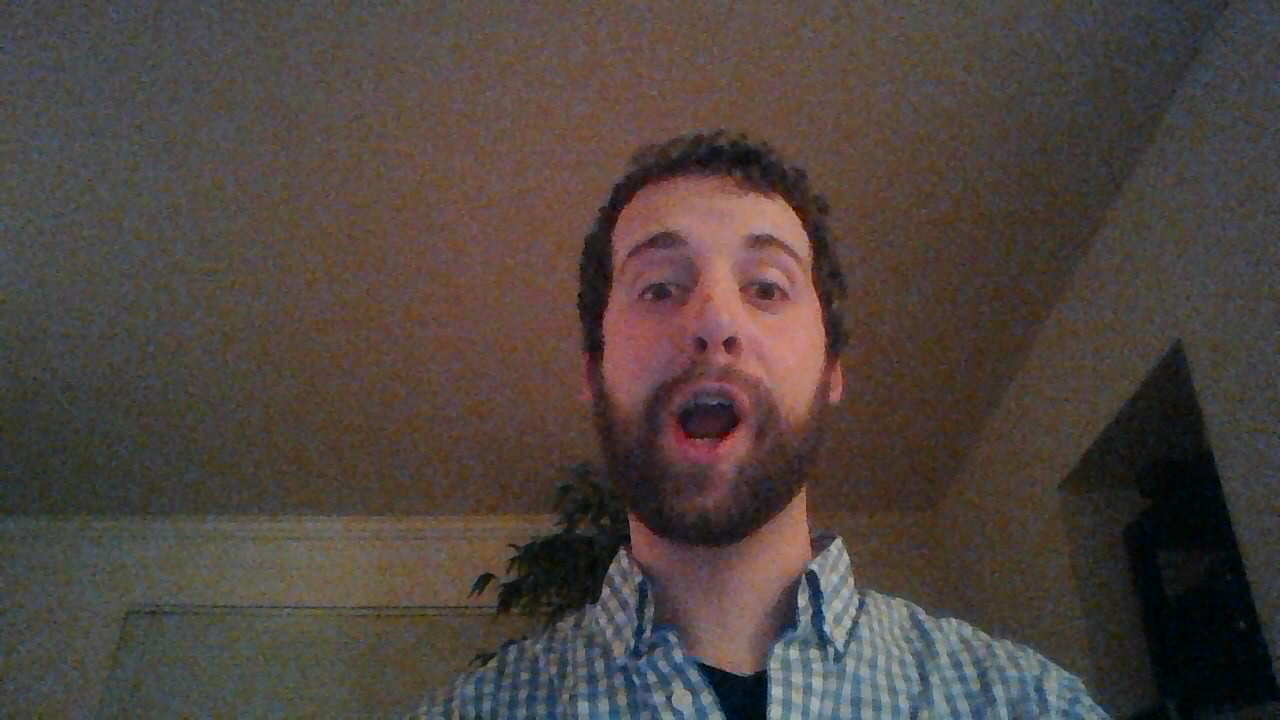
//> input picture StabProto/backups/3-23-2015/test (copy).jpg, 1280 x 720 px, given in place of the camera
$ ./sobel-gradients   (built with g++ and OpenCV 4)
//> lines starting //> are read from the running program, lines starting //| are printed output that depends on the picture; after the words box and inside, x2 and y2 are one past the last pixel; in counts of white or black regions, pixels touching at a corner belong together
#include <opencv2/highgui/highgui.hpp>
#include <opencv2/imgproc/imgproc.hpp>
#include <iostream>

using namespace cv;
using namespace std;

int main() {
  // opens video capture - in this case, 0 represents default webcam
  VideoCapture capture(0);

  if(!capture.isOpened()) {
    cout << "Cannot open default camera. Exiting..." << endl;
    exit(0);
  }

  Mat testframe;
  bool tSuccess = capture.read(testframe);
//> testframe is the input picture: 720 rows x 1280 cols, CV_8UC3; mean B, G, R 63.7, 68.4, 78.9
  if(!tSuccess) {
    cout << "Cannot grab test frame from capture." << endl;
    exit(0);
  }

  Mat ang_mat = Mat::zeros(testframe.rows, testframe.cols, CV_32F);
  Mat mag_mat = Mat::zeros(testframe.rows, testframe.cols, CV_32F);
  Mat prev_ang_mat = ang_mat;
  Mat prev_mag_mat = mag_mat;
  Scalar ang_mean;
  Scalar mag_mean;
  Scalar prev_ang_mean;
  Scalar prev_mag_mean;
  Scalar mag_diff;
  Scalar ang_diff;

  Mat gradient, gradX, gradY;
  Mat prev_gradient, prev_gradX, prev_gradY;
  Mat diff_grad;
  Mat abs_gradX, abs_gradY;

  while(1) {
    Mat frame, frame_bw;

    // read the capture into a frame
    bool rSuccess = capture.read(frame);
    if(!rSuccess) {
      cout << "Cannot grab frame from capture." << endl;
      break;
    }

    int scale = 1;
    int delta = 0;
    int ddepth = CV_32F;

    // cvt to grayscale
    cvtColor(frame, frame_bw, CV_RGB2GRAY);

    prev_ang_mat = ang_mat;
    prev_mag_mat = mag_mat;

    prev_ang_mean = ang_mean;
    prev_mag_mean = mag_mean;

    prev_gradX = gradX;
    prev_gradY = gradY;
    prev_gradient = gradient;

    // Sobel operators - X & Y
    Sobel(frame_bw, gradX, ddepth, 1, 0, 3, scale, delta, BORDER_DEFAULT);
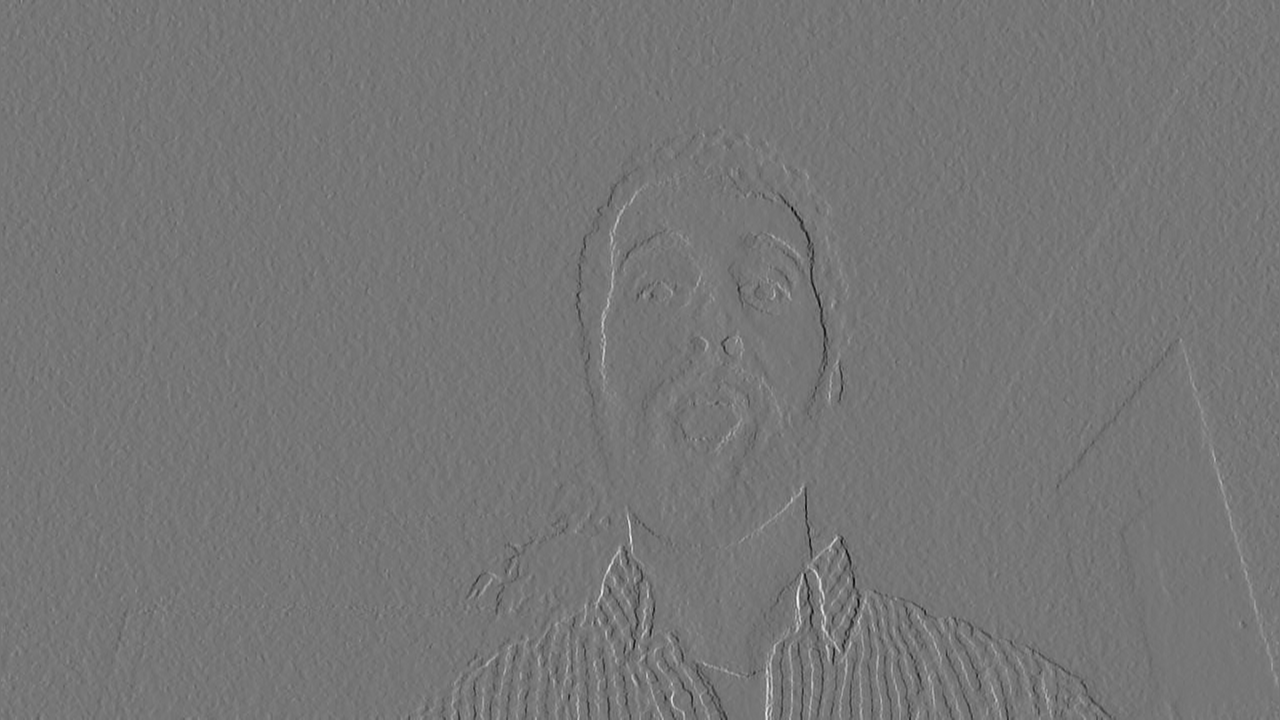
//> gradX: 720 rows x 1280 cols, CV_32FC1; min -418, max 481, mean 0; drawn with min black and max white
    Sobel(frame_bw, gradY, ddepth, 0, 1, 3, scale, delta, BORDER_DEFAULT);
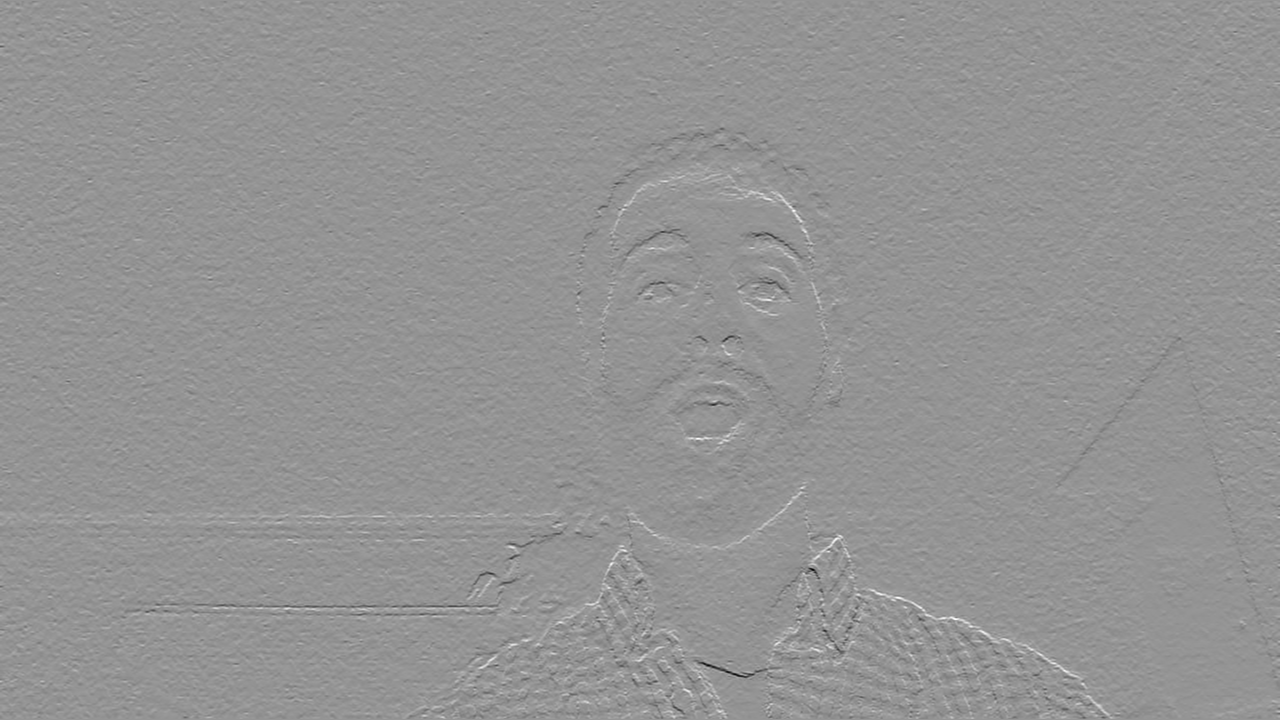
//> gradY: 720 rows x 1280 cols, CV_32FC1; min -423, max 305, mean 0.1; drawn with min black and max white

    convertScaleAbs(gradX, abs_gradX);
    convertScaleAbs(gradY, abs_gradY);
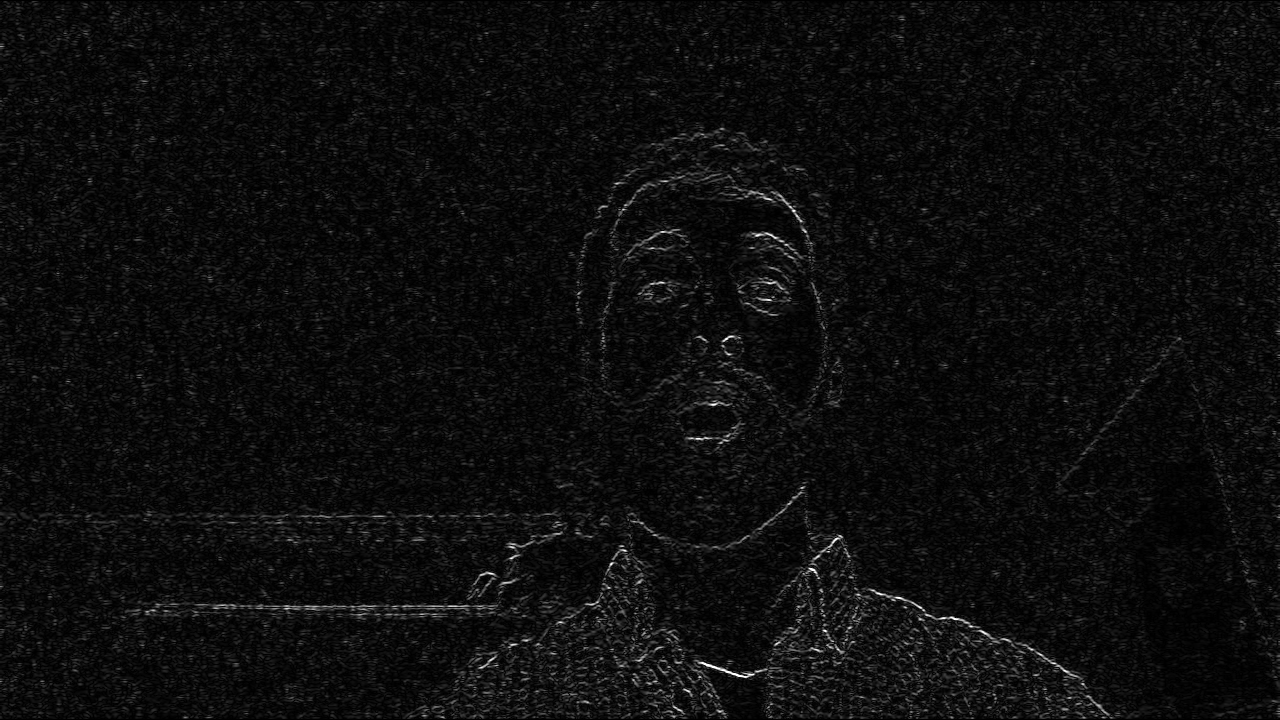
//> abs_gradY: 720 rows x 1280 cols, CV_8UC1; min 0, max 255, mean 13.1

    addWeighted(abs_gradX, 0.5, abs_gradY, 0.5, 0, gradient);

    // DIFF
    //absdiff(prev_gradient, gradient, diff_grad);
    //diff_grad = gradient - prev_gradient;

    // PHASE
    phase(gradX, gradY, ang_mat, true);
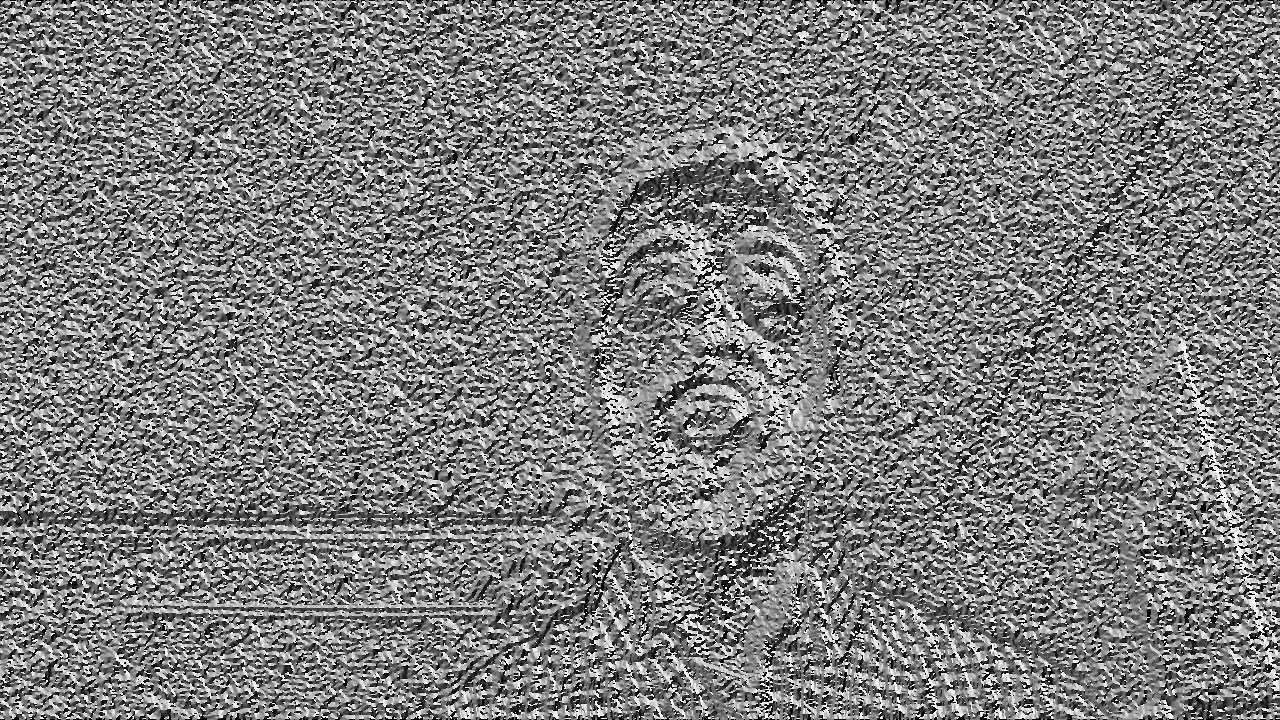
//> ang_mat: 720 rows x 1280 cols, CV_32FC1; min 0, max 359.8, mean 177.5; drawn with min black and max white
    ang_mean = mean(ang_mat);
//> ang_mean = Scalar(177.5)
    // MAGNITUDE
    magnitude(gradX, gradY, mag_mat);
    mag_mean = mean(mag_mat);
//> mag_mean = Scalar(20.89)

    // PHASE and MAG DIFF
    ang_diff = prev_ang_mean - ang_mean;
//> ang_diff = Scalar(-177.5)
    mag_diff = prev_mag_mean - mag_mean;
//> mag_diff = Scalar(-20.89)

    cout << "Gradient Direction: " << ang_diff[0] << "\t"
         << "Gradient Magnitude: " << mag_diff[0] << "\r";
//| Gradient Direction: -177.499	Gradient Magnitude: -20.8889
    cout << flush;

    Point center = Point(frame.cols/2, frame.rows/2);
//> center = Point(640, 360)
    Point dest_point = Point(cos(ang_mean[0])*mag_mean[0], sin(ang_mean[0])*mag_mean[0]);
//> dest_point = Point(0, 20)
    //Point dest_point = Point(cos(ang_diff[0])*mag_diff[0], sin(ang_diff[0])*mag_diff[0]);
    line(frame, center, ((50*dest_point)+center), Scalar(0, 255, 255));
//> frame: 720 rows x 1280 cols, CV_8UC3; 360 pixels changed, all inside (x1, y1, x2, y2) = (640, 360, 641, 720)

    // display the current frame
    imshow("frame", frame);

    if(waitKey(30) >= 0) break;
//> the Esc key is pressed
  }
  return 0;
}

$ run again, on StabProto/backups/3-23-2015/test.jpg
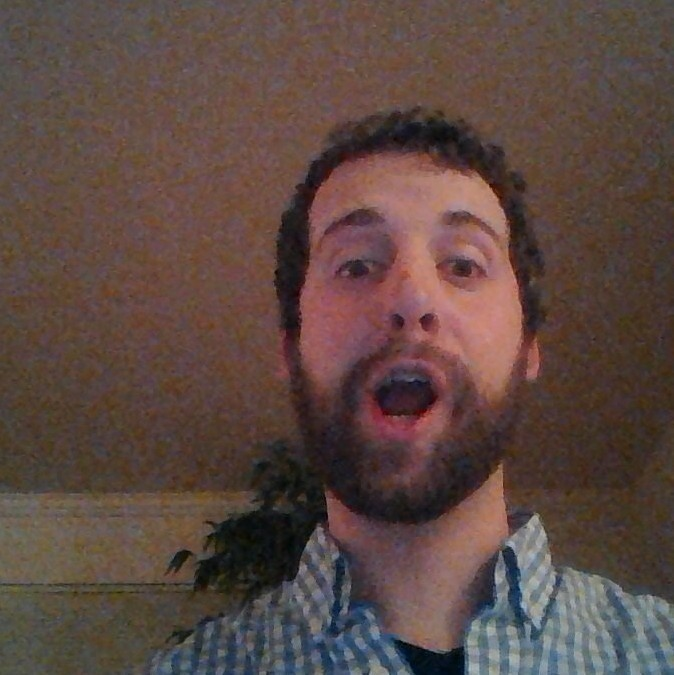
//> input picture StabProto/backups/3-23-2015/test.jpg, 674 x 675 px, given in place of the camera
//> testframe is the input picture: 675 rows x 674 cols, CV_8UC3; mean B, G, R 66.6, 72.6, 92.3
//> `phase(gradX, gradY, ang_mat, true);`:
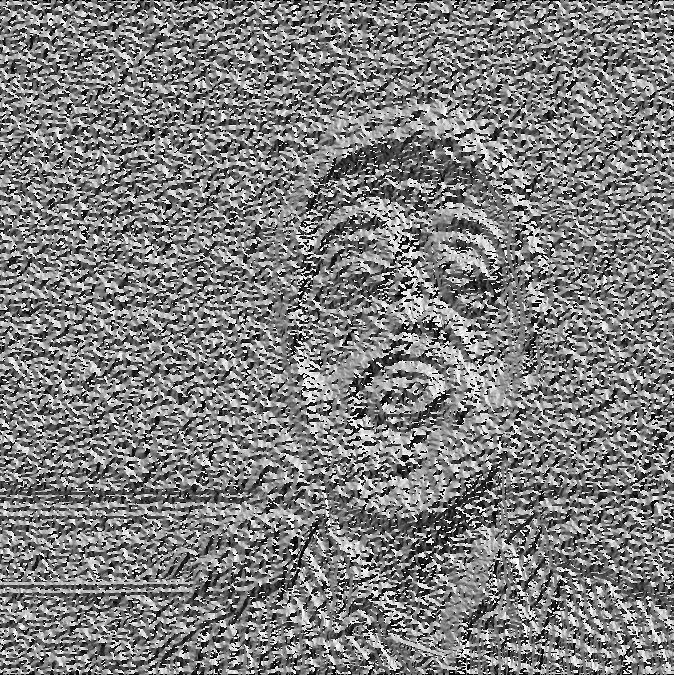
//> ang_mat: 675 rows x 674 cols, CV_32FC1; min 0, max 359.9, mean 177.9; drawn with min black and max white
//> ang_mean = Scalar(177.9)
//> mag_mean = Scalar(23.62)
//> ang_diff = Scalar(-177.9)
//> mag_diff = Scalar(-23.62)
//| Gradient Direction: -177.873	Gradient Magnitude: -23.6213
//> dest_point = Point(-8, 21)
//> `line(frame, center, ((50*dest_point)+center), Scalar(0, 255, 255));`:
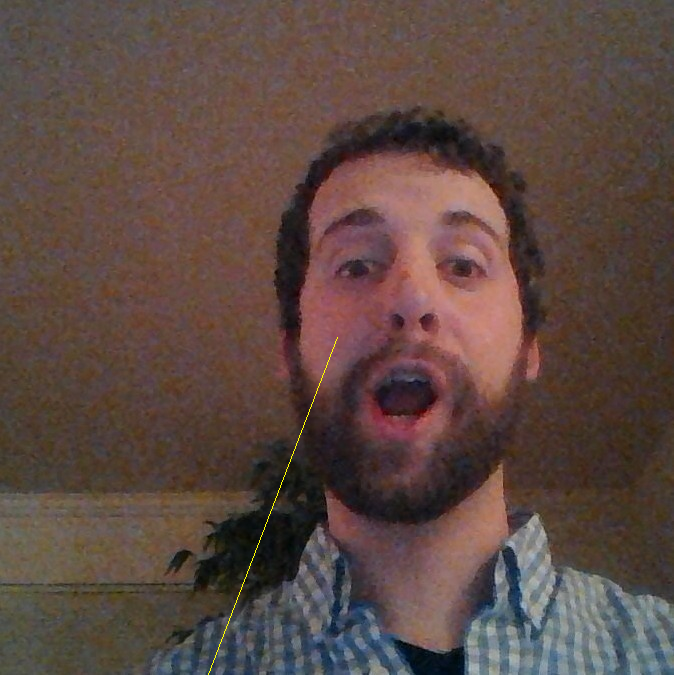
//> frame: 675 rows x 674 cols, CV_8UC3; 0.07% of pixels changed, all inside (x1, y1, x2, y2) = (208, 337, 338, 675)
